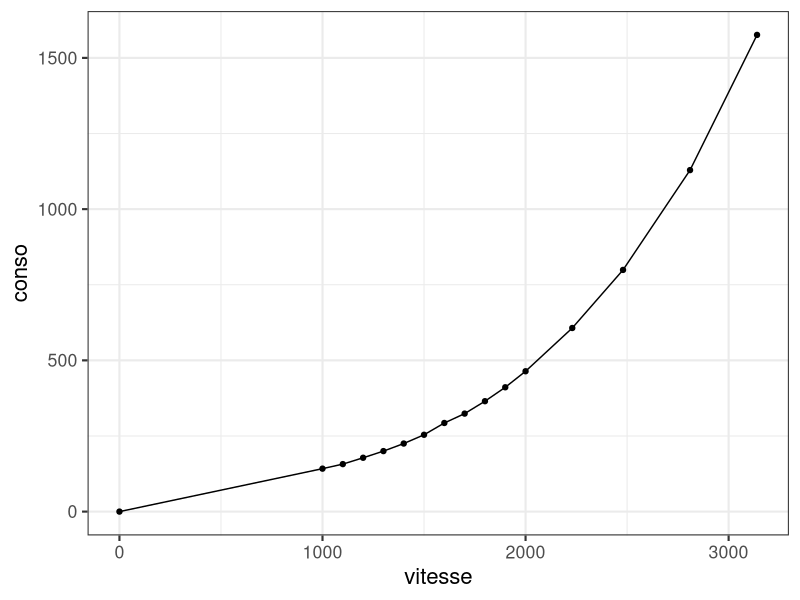
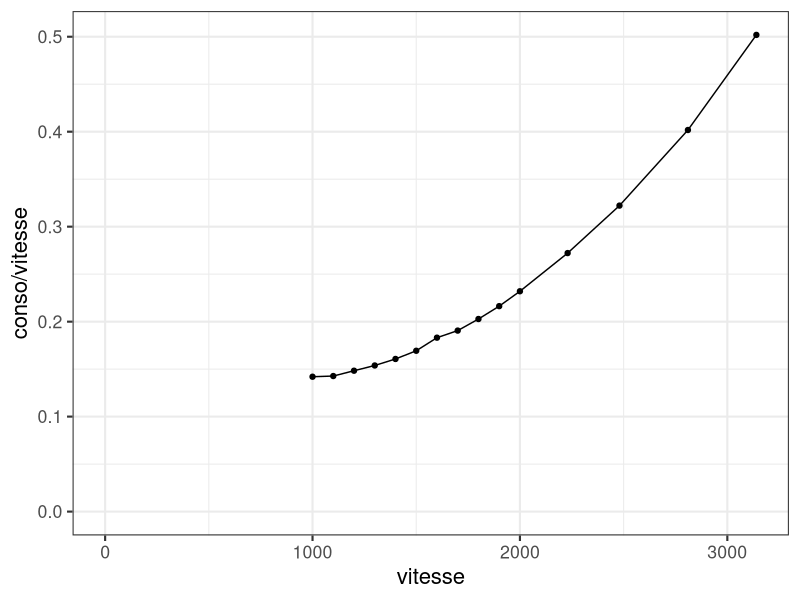

R code for these plots, in order:
vitesse <- c(0, 10:20 * 100, 2230, 2480, 2810, 3140)
conso <- c(0, 142, 157, 178, 200, 225, 254, 293, 324, 365, 411, 464, 607, 799, 1129, 1576)

library(ggplot2)
theme_set(theme_bw(16))
qplot(vitesse, conso) + geom_line()
qplot(vitesse, conso / vitesse) + geom_line() + ylim(0, NA)
